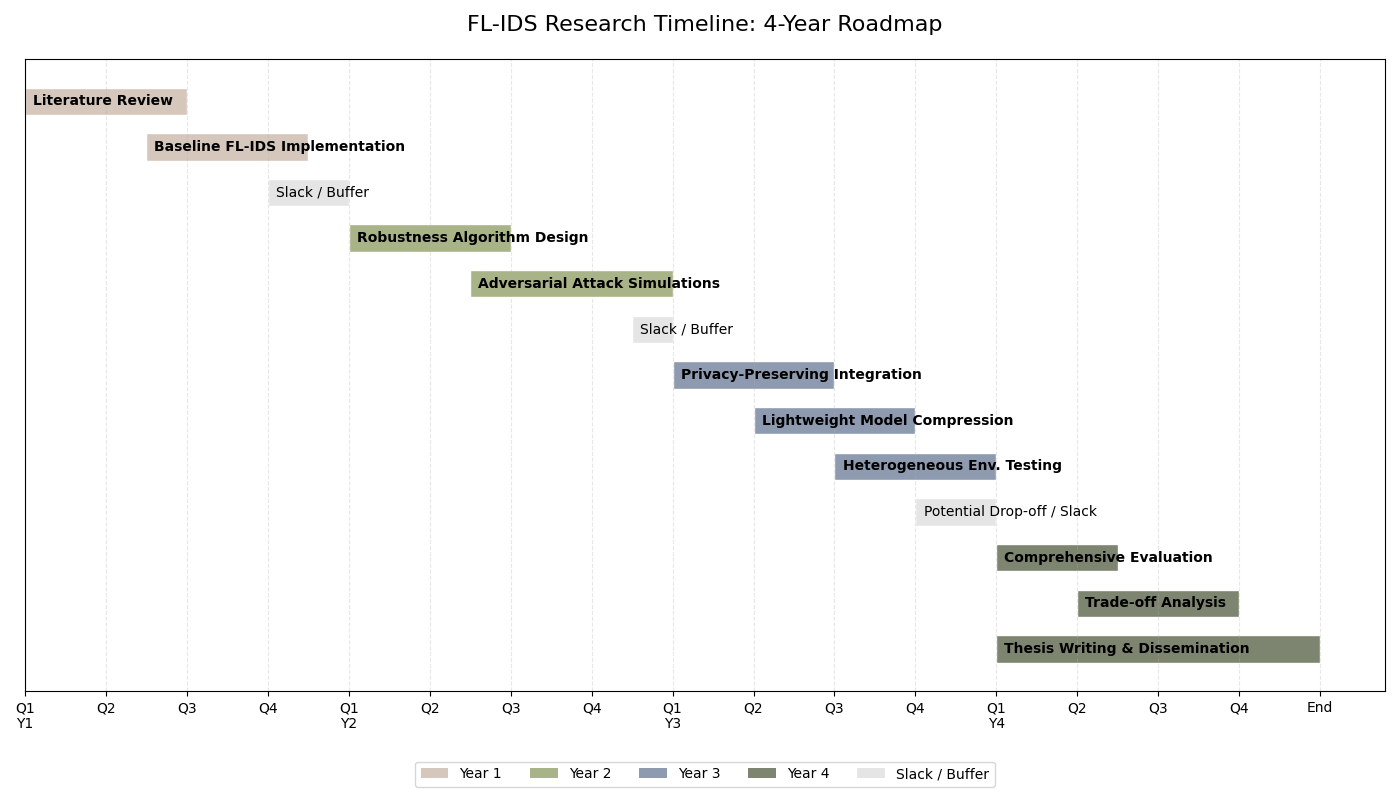

Here is the Python script that generated this plot:
import matplotlib.pyplot as plt
import matplotlib.patches as patches

# --- CONFIGURATION ---
fig, ax = plt.subplots(figsize=(14, 8))

# Define neutral colors for each year
colors = ["#D5C7BC", "#A9B388", "#8E9AAF", "#7D8570"] # Taupe, Sage, Slate, Stone
slack_color = "#E5E5E5" # Light grey for slack/buffer

# Task Data: (Year, Start Quarter, Duration, Label)
# Quarters are 0-indexed (0 to 15 for 4 years)
tasks = [
    # Year 1
    (0, 0, 2, "Literature Review", 0),
    (0, 1.5, 2, "Baseline FL-IDS Implementation", 0),
    (0, 3, 1, "Slack / Buffer", -1), # -1 indicates slack color
    
    # Year 2
    (1, 4, 2, "Robustness Algorithm Design", 1),
    (1, 5.5, 2.5, "Adversarial Attack Simulations", 1),
    (1, 7.5, 0.5, "Slack / Buffer", -1),
    
    # Year 3
    (2, 8, 2, "Privacy-Preserving Integration", 2),
    (2, 9, 2, "Lightweight Model Compression", 2),
    (2, 10, 2, "Heterogeneous Env. Testing", 2),
    (2, 11, 1, "Potential Drop-off / Slack", -1),
    
    # Year 4
    (3, 12, 1.5, "Comprehensive Evaluation", 3),
    (3, 13, 2, "Trade-off Analysis", 3),
    (3, 12, 4, "Thesis Writing & Dissemination", 3),
]

# Plotting
for i, (year, start, duration, label, color_idx) in enumerate(tasks[::-1]):
    color = colors[color_idx] if color_idx != -1 else slack_color
    ax.barh(i, duration, left=start, color=color, edgecolor='white', height=0.6)
    ax.text(start + 0.1, i, label, va='center', fontsize=10, fontweight='bold' if color_idx != -1 else 'normal')

# Formatting Axes
ax.set_xticks(range(0, 17))
ax.set_xticklabels(['Q1\nY1', 'Q2', 'Q3', 'Q4', 'Q1\nY2', 'Q2', 'Q3', 'Q4', 
                    'Q1\nY3', 'Q2', 'Q3', 'Q4', 'Q1\nY4', 'Q2', 'Q3', 'Q4', 'End'])
ax.set_yticks([])
ax.set_title("FL-IDS Research Timeline: 4-Year Roadmap", fontsize=16, pad=20)
ax.grid(axis='x', linestyle='--', alpha=0.3)

# Legend
legend_elements = [patches.Patch(facecolor=colors[i], label=f'Year {i+1}') for i in range(4)]
legend_elements.append(patches.Patch(facecolor=slack_color, label='Slack / Buffer'))
ax.legend(handles=legend_elements, loc='upper center', bbox_to_anchor=(0.5, -0.1), ncol=5)

plt.tight_layout()
plt.show()
